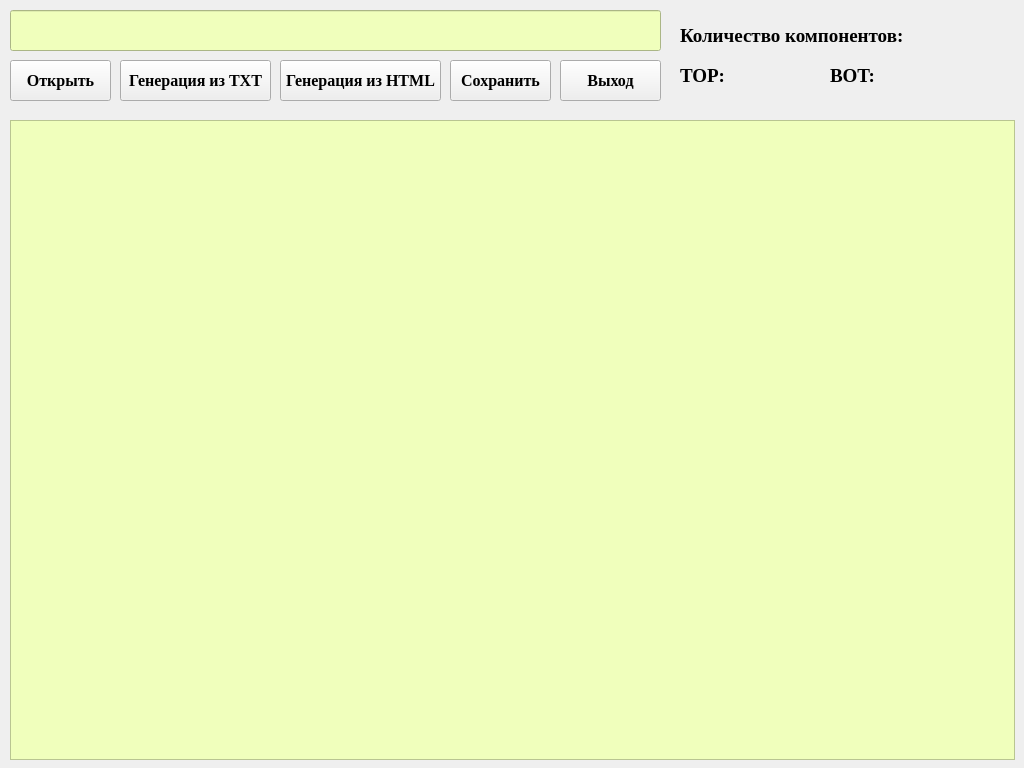
<?xml version="1.0" encoding="UTF-8"?>
<ui version="4.0">
 <class>MainWindow</class>
 <widget class="QMainWindow" name="MainWindow">
  <property name="geometry">
   <rect>
    <x>0</x>
    <y>0</y>
    <width>1024</width>
    <height>768</height>
   </rect>
  </property>
  <property name="minimumSize">
   <size>
    <width>1024</width>
    <height>768</height>
   </size>
  </property>
  <property name="maximumSize">
   <size>
    <width>1024</width>
    <height>768</height>
   </size>
  </property>
  <property name="windowTitle">
   <string>Конвертер Pic and Place</string>
  </property>
  <property name="windowIcon">
   <iconset>
    <normaloff>:/ico.png</normaloff>:/ico.png</iconset>
  </property>
  <widget class="QWidget" name="centralWidget">
   <widget class="QLineEdit" name="lineEdit">
    <property name="geometry">
     <rect>
      <x>10</x>
      <y>10</y>
      <width>651</width>
      <height>41</height>
     </rect>
    </property>
    <property name="font">
     <font>
      <family>Times New Roman</family>
      <pointsize>14</pointsize>
     </font>
    </property>
    <property name="styleSheet">
     <string notr="true">border-color: rgb(0, 0, 0);
background-color: rgb(240, 255, 188);</string>
    </property>
    <property name="readOnly">
     <bool>true</bool>
    </property>
   </widget>
   <widget class="QPushButton" name="buttonOpen">
    <property name="geometry">
     <rect>
      <x>10</x>
      <y>60</y>
      <width>101</width>
      <height>41</height>
     </rect>
    </property>
    <property name="font">
     <font>
      <family>Times New Roman</family>
      <pointsize>12</pointsize>
      <weight>75</weight>
      <bold>true</bold>
     </font>
    </property>
    <property name="layoutDirection">
     <enum>Qt::LeftToRight</enum>
    </property>
    <property name="text">
     <string>Открыть</string>
    </property>
   </widget>
   <widget class="QPushButton" name="buttonGenerate">
    <property name="geometry">
     <rect>
      <x>120</x>
      <y>60</y>
      <width>151</width>
      <height>41</height>
     </rect>
    </property>
    <property name="font">
     <font>
      <family>Times New Roman</family>
      <pointsize>12</pointsize>
      <weight>75</weight>
      <bold>true</bold>
     </font>
    </property>
    <property name="text">
     <string>Генерация из TXT</string>
    </property>
   </widget>
   <widget class="QPushButton" name="buttonSave">
    <property name="geometry">
     <rect>
      <x>450</x>
      <y>60</y>
      <width>101</width>
      <height>41</height>
     </rect>
    </property>
    <property name="font">
     <font>
      <family>Times New Roman</family>
      <pointsize>12</pointsize>
      <weight>75</weight>
      <bold>true</bold>
     </font>
    </property>
    <property name="text">
     <string>Сохранить</string>
    </property>
   </widget>
   <widget class="QPushButton" name="buttonExit">
    <property name="geometry">
     <rect>
      <x>560</x>
      <y>60</y>
      <width>101</width>
      <height>41</height>
     </rect>
    </property>
    <property name="font">
     <font>
      <family>Times New Roman</family>
      <pointsize>12</pointsize>
      <weight>75</weight>
      <bold>true</bold>
     </font>
    </property>
    <property name="text">
     <string>Выход</string>
    </property>
   </widget>
   <widget class="QTextEdit" name="textEdit">
    <property name="geometry">
     <rect>
      <x>10</x>
      <y>120</y>
      <width>1005</width>
      <height>640</height>
     </rect>
    </property>
    <property name="minimumSize">
     <size>
      <width>1005</width>
      <height>640</height>
     </size>
    </property>
    <property name="maximumSize">
     <size>
      <width>1005</width>
      <height>640</height>
     </size>
    </property>
    <property name="font">
     <font>
      <family>Times New Roman</family>
      <pointsize>14</pointsize>
     </font>
    </property>
    <property name="autoFillBackground">
     <bool>false</bool>
    </property>
    <property name="styleSheet">
     <string notr="true">border-color: rgb(0, 0, 0);
background-color: rgb(240, 255, 188);</string>
    </property>
    <property name="lineWrapMode">
     <enum>QTextEdit::NoWrap</enum>
    </property>
   </widget>
   <widget class="QLabel" name="label">
    <property name="geometry">
     <rect>
      <x>680</x>
      <y>20</y>
      <width>241</width>
      <height>31</height>
     </rect>
    </property>
    <property name="font">
     <font>
      <family>Times New Roman</family>
      <pointsize>14</pointsize>
      <weight>75</weight>
      <bold>true</bold>
     </font>
    </property>
    <property name="text">
     <string>Количество компонентов:</string>
    </property>
   </widget>
   <widget class="QLabel" name="label_2">
    <property name="geometry">
     <rect>
      <x>930</x>
      <y>20</y>
      <width>51</width>
      <height>31</height>
     </rect>
    </property>
    <property name="font">
     <font>
      <family>Times New Roman</family>
      <pointsize>14</pointsize>
      <weight>75</weight>
      <bold>true</bold>
     </font>
    </property>
    <property name="text">
     <string/>
    </property>
   </widget>
   <widget class="QLabel" name="labelTop">
    <property name="geometry">
     <rect>
      <x>680</x>
      <y>60</y>
      <width>51</width>
      <height>31</height>
     </rect>
    </property>
    <property name="font">
     <font>
      <family>Times New Roman</family>
      <pointsize>14</pointsize>
      <weight>75</weight>
      <bold>true</bold>
     </font>
    </property>
    <property name="text">
     <string>TOP:</string>
    </property>
   </widget>
   <widget class="QLabel" name="labelBot">
    <property name="geometry">
     <rect>
      <x>830</x>
      <y>60</y>
      <width>51</width>
      <height>31</height>
     </rect>
    </property>
    <property name="font">
     <font>
      <family>Times New Roman</family>
      <pointsize>14</pointsize>
      <weight>75</weight>
      <bold>true</bold>
     </font>
    </property>
    <property name="text">
     <string>BOT:</string>
    </property>
   </widget>
   <widget class="QLabel" name="labelTopCount">
    <property name="geometry">
     <rect>
      <x>740</x>
      <y>60</y>
      <width>71</width>
      <height>31</height>
     </rect>
    </property>
    <property name="font">
     <font>
      <family>Times New Roman</family>
      <pointsize>14</pointsize>
      <weight>75</weight>
      <bold>true</bold>
     </font>
    </property>
    <property name="text">
     <string/>
    </property>
   </widget>
   <widget class="QLabel" name="labelBotCount">
    <property name="geometry">
     <rect>
      <x>890</x>
      <y>60</y>
      <width>61</width>
      <height>31</height>
     </rect>
    </property>
    <property name="font">
     <font>
      <family>Times New Roman</family>
      <pointsize>14</pointsize>
      <weight>75</weight>
      <bold>true</bold>
     </font>
    </property>
    <property name="text">
     <string/>
    </property>
   </widget>
   <widget class="QPushButton" name="buttonGenerateHtml">
    <property name="geometry">
     <rect>
      <x>280</x>
      <y>60</y>
      <width>161</width>
      <height>41</height>
     </rect>
    </property>
    <property name="font">
     <font>
      <family>Times New Roman</family>
      <pointsize>12</pointsize>
      <weight>75</weight>
      <bold>true</bold>
     </font>
    </property>
    <property name="text">
     <string>Генерация из HTML</string>
    </property>
   </widget>
  </widget>
 </widget>
 <layoutdefault spacing="6" margin="11"/>
 <resources/>
 <connections/>
</ui>
